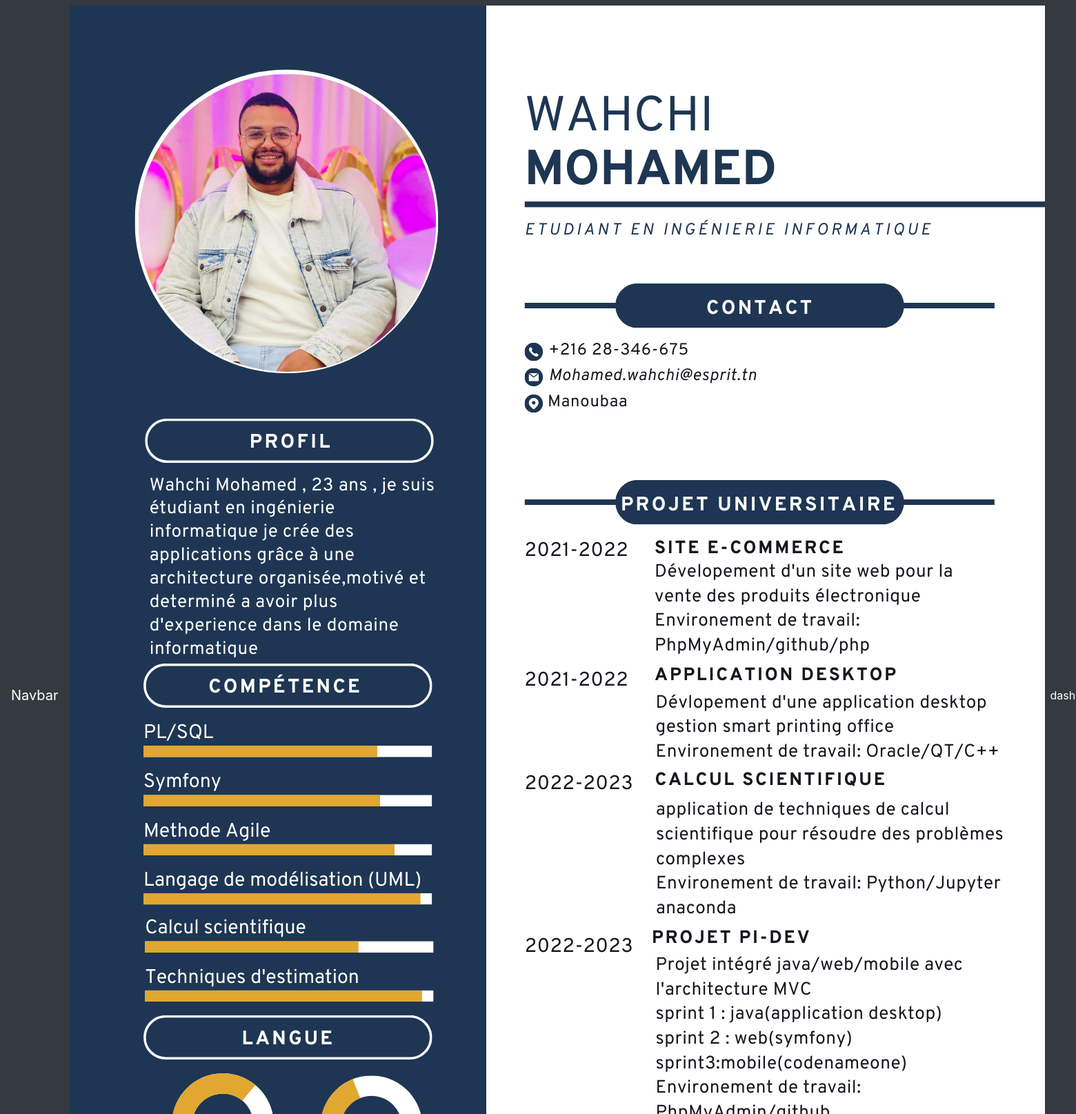
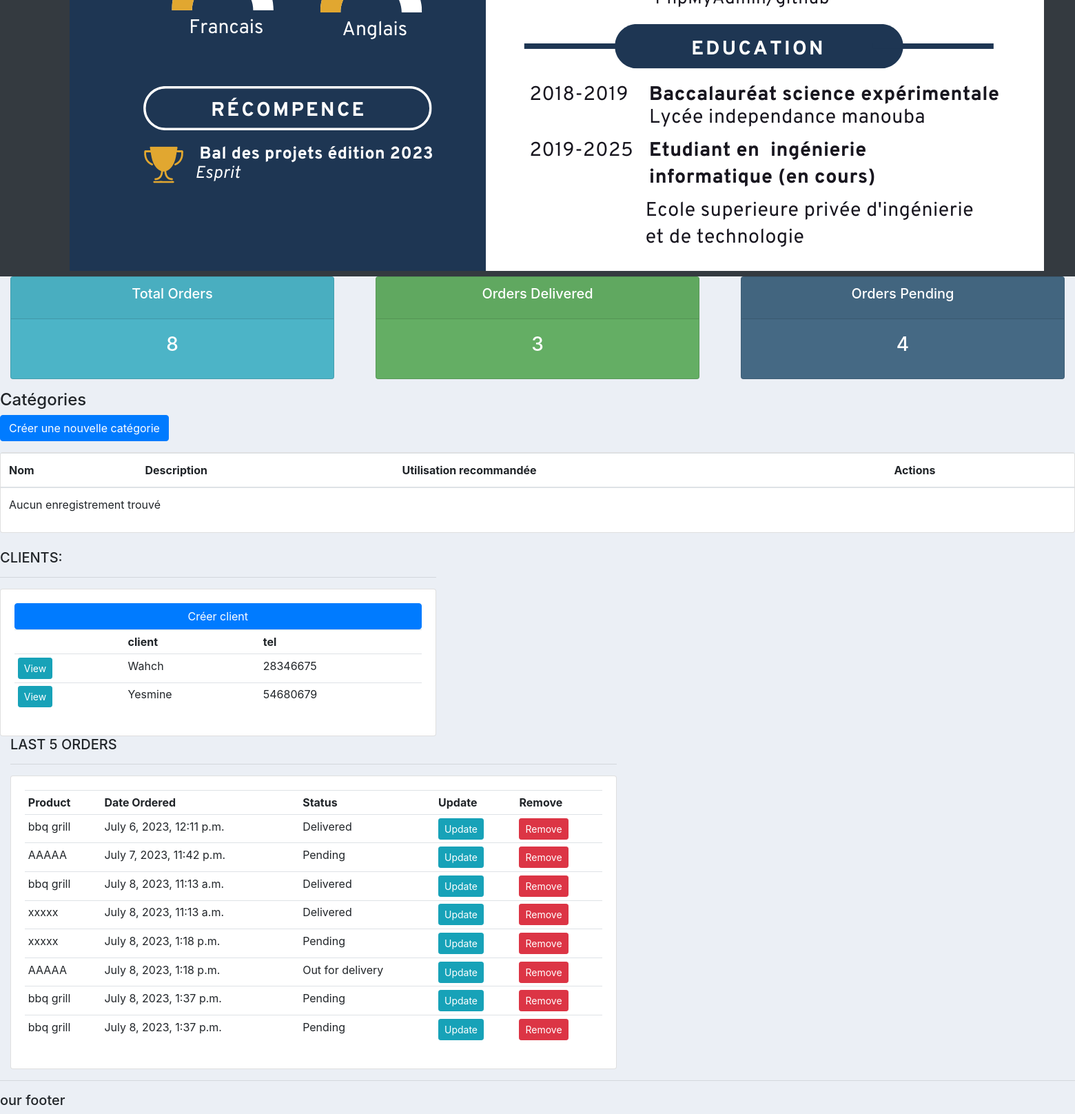
The app's page / (signed in) with its own data (2 pictures, top to bottom).
### accounts/models.py (models this page shows, shortened)
class customer(models.Model):
    name = models.CharField(max_length=200 , null=True)
    phone = models.CharField(max_length=200 , null=True)
    email = models.CharField(max_length=200 , null=True)
    date_created = models.DateTimeField(auto_now_add=True , null=True)

class Order(models.Model):
    STATUS =(
        ('Pending','Pending') ,
        ('Out for delivery','Out for delivery') ,
        ('Delivered','Delivered') ,
    )
    Costumer = models.ForeignKey(customer,null=True,on_delete=models.SET_NULL)
    product  = models.ForeignKey(Product,null=True,on_delete=models.SET_NULL)
    date_created = models.DateTimeField(auto_now_add=True , null=True)
    status = models.CharField(max_length=200 , null=True , choices=STATUS)
    note = models.CharField(max_length=1000 , null=True )

class Product(models.Model):
    CATEGORY =(
        ('indoor','indoor') ,
        ('Outdoor','Outdoor') ,
        )
    name = models.CharField(max_length=200 , null=True)
    price = models.FloatField(null=True)
    Category = models.CharField(max_length=200 , null=True , choices=CATEGORY)
    description = models.CharField(max_length=200 , null=True , blank=True)
    date_created = models.DateTimeField(auto_now_add=True , null=True)
    tags = models.ManyToManyField(Tag)
    def __str__(self):
        return self.name

### accounts/views.py (the view)
# urls.py: path('', views.home , name='home'),
@login_required(login_url='login')
def home(request):
    orders = Order.objects.all()
    customers = customer.objects.all()
    total_customers = customers.count()
    total_orders =  orders.count()
    Delivered = orders.filter(status='Delivered').count()
    Pending = orders.filter(status='Pending').count()
    context = {'orders':orders , 'customers':customers , 'total_customers':total_customers , 'total_orders':total_orders , 'Delivered':Delivered , 'Pending':Pending}
    return render(request,'accounts/dashboard.html', context)

### accounts/templates/accounts/dashboard.html
{% extends 'accounts/main.html' %}
{% block content %}
{% include 'accounts/status.html' %}
<div class="container-xxl flex-grow-1 container-p-y">
    <h4 class="fw-bold">
        Catégories
    </h4>
    <a type="button" class="btn btn-primary mb-3" href="#">Créer une nouvelle catégorie</a>
    <div class="card">
        <div class="table-responsive text-nowrap">
            <div id="search-results">
                <table class="table">
                    <thead>
                        <tr>
                            <th>Nom</th>
                            <th>Description</th>
                            <th>Utilisation recommandée</th>
                            <th>Actions</th>
                        </tr>
                    </thead>
                    <tbody class="table-border-bottom-0" id="myTable">
                            <tr>
                                <td colspan="5">Aucun enregistrement trouvé</td>
                            </tr>
                    </tbody>
                </table>
            </div>
        </div>
    </div>
</div>
<br>
<div class="row">
    <div class="col-md-5">
      <h5>CLIENTS:</h5>
      <hr>
      <div class="card card-body">
        <a class="btn btn-primary" href=""> Créer client</a>
        <table class="table table-sm">
          <tr>
            <th></th>
            <th>client</th>
            <th>tel</th>
          </tr>
          {% for customer in customers %}
        <tr>
            <td><a class="btn btn-primary btn-sm btn-info" href="{% url 'costume' customer.id %}">View</a></td>
            <td> {{customer.name}}</td>
            <td> {{customer.phone}}</td>
        </tr>
        {% endfor %}
        </table>
      </div>
    </div>
  </div>
  <div class="col-md-7">
    <h5>LAST 5 ORDERS</h5>
    <hr>
    <div class="card card-body">
      <table class="table table-sm">
        <tr>
          <th>Product</th>
          <th>Date Ordered</th>
          <th>Status</th>
          <th>Update</th>
          <th>Remove</th>
        </tr>
        {% for order in orders %}
        <tr>
            <td> {{order.product}}</td>
            <td> {{order.date_created}}</td>
            <td> {{order.status}}</td>
            <td><a class="btn btn-primary btn-sm btn-info" href="{% url 'update_order' order.id %}">Update</a></td>
            <td><a class="btn btn-primary btn-sm btn-danger" href="{% url 'delete_order' order.id %}">Remove</a></td>
        </tr>
        {% endfor %}
      </table>
    </div>
  </div>
{% endblock content %}

### static/css/main.css (style rules this page uses)
body { background-color: #ebeff5; }

### records on screen
customer: name "Wahch", phone "28346675"
customer: name "Yesmine", phone "54680679"
Order: product "bbq grill", date_created "July 6, 2023, 12:11 p.m.", status "Delivered"
Order: product "AAAAA", date_created "July 7, 2023, 11:42 p.m.", status "Pending"
Order: product "bbq grill", date_created "July 8, 2023, 11:13 a.m.", status "Delivered"
Order: product "xxxxx", date_created "July 8, 2023, 11:13 a.m.", status "Delivered"
Order: product "xxxxx", date_created "July 8, 2023, 1:18 p.m.", status "Pending"
Order: product "AAAAA", date_created "July 8, 2023, 1:18 p.m.", status "Out for delivery"
Order: product "bbq grill", date_created "July 8, 2023, 1:37 p.m.", status "Pending"
Order: product "bbq grill", date_created "July 8, 2023, 1:37 p.m.", status "Pending"

### other values on screen
{{ total_orders }} "8"
{{ Delivered }} "3"
{{ Pending }} "4"
